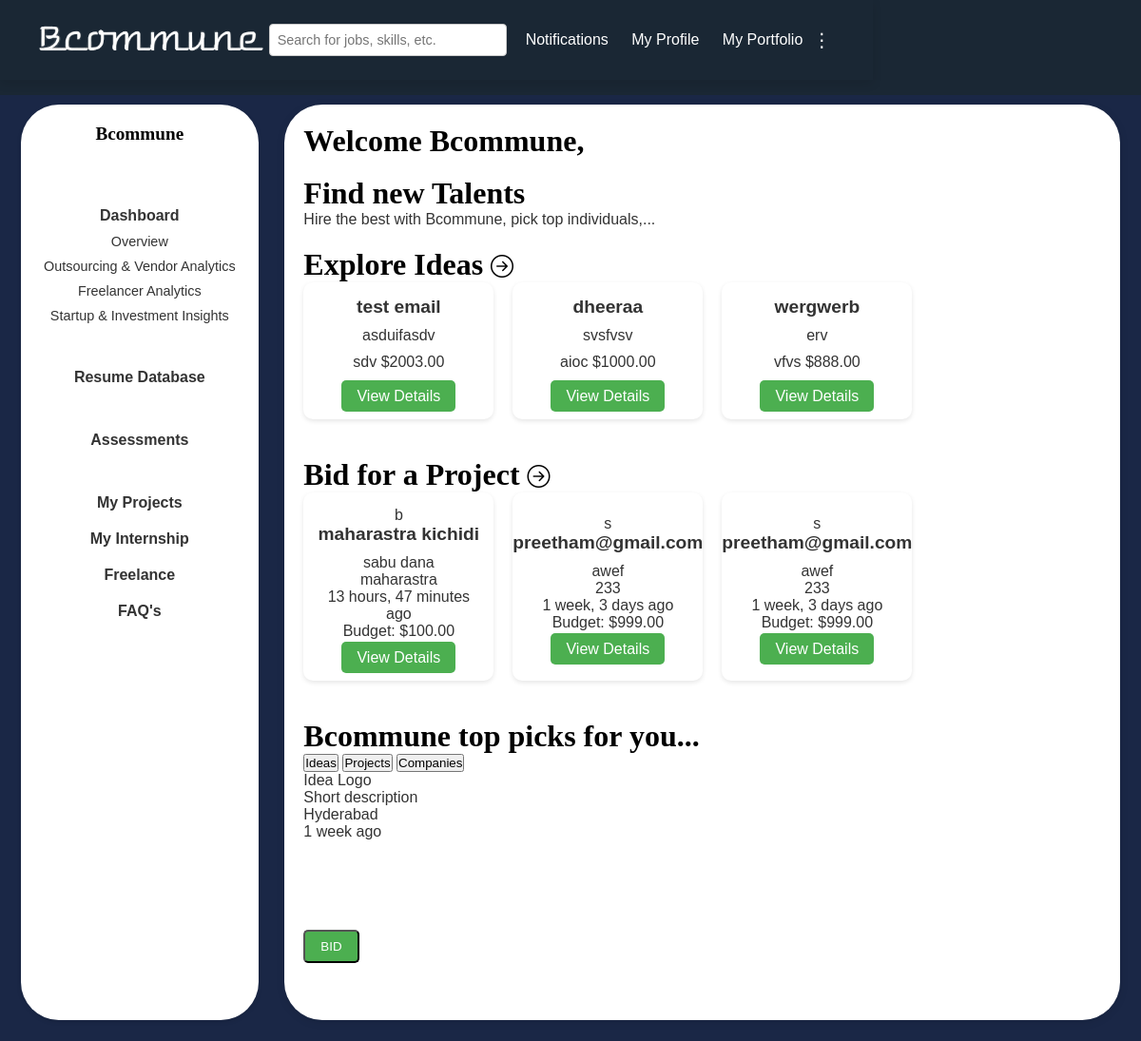
Page /company/dashboard/ (signed in) on the committed database.
### users/models.py (models this page shows, shortened)
class CustomUser(AbstractUser):
    USER_TYPE_CHOICES = (
        ('individual', 'Individual'),
        ('company', 'Company'),
    )
    user_type = models.CharField(max_length=10, choices=USER_TYPE_CHOICES, default='company')
    company_name = models.CharField(max_length=255, null=True, blank=True)
    company_website = models.URLField(max_length=200, null=True, blank=True)
    industry = models.CharField(max_length=100, null=True, blank=True)
    company_size = models.CharField(max_length=20, null=True, blank=True)
    company_type = models.CharField(max_length=255, null=True, blank=True)
    designation = models.CharField(max_length=255, null=True, blank=True)
    phone_number = models.CharField(max_length=15, null=True, blank=True)
    bcommune_profile = models.URLField(null=True, blank=True)
    profile_picture = models.ImageField(upload_to='profile_pics/', blank=True, null=True)
    about_company = models.TextField(null=True, blank=True)  # About the Company
    founding_year = models.PositiveIntegerField(null=True, blank=True)  # Establishment Year
    headquarters = models.CharField(max_length=255, null=True, blank=True)  # Headquarters Location
    branches = models.TextField(null=True, blank=True)
    business_registration_number = models.CharField(max_length=100, null=True, blank=True)
    legal_structure = models.CharField(
        max_length=50,
        choices=[
            ('LLP', 'LLP'),
            ('Pvt Ltd', 'Private Limited'),
            ('Partnership', 'Partnership'),
            ('Sole Proprietorship', 'Sole Proprietorship'),
            ('Others', 'Others'),
        ],
        null=True,
        blank=True
    )
    core_services = models.TextField(null=True, blank=True)
    social_media_links = models.JSONField(default=dict, blank=True)  # Example: {"facebook": "", "linkedin": "", "twitter": ""}
    portfolio = models.TextField(null=True, blank=True)

class Idea(models.Model):
    title = models.CharField(max_length=200)
    patent_number = models.CharField(max_length=100, blank=True, null=True)
    brief_description = models.TextField()
    application_number = models.CharField(max_length=100, blank=True, null=True)
    problem_statement = models.TextField()
    solution = models.TextField()
    visibility = models.CharField(max_length=10, choices=[('public', 'Public'), ('private', 'Private')])
    details = models.TextField(blank=True, null=True)
    fund = models.DecimalField(max_digits=10, decimal_places=2, blank=True, null=True)
    category = models.CharField(max_length=100)
    photo = models.ImageField(upload_to='idea_photos/', blank=True, null=True)
    video = models.FileField(upload_to='idea_videos/', blank=True, null=True)
    team_info = models.TextField(blank=True, null=True)
    created_at = models.DateTimeField(auto_now_add=True)
    email = models.EmailField(null=True, blank=True)

class Project(models.Model):
    company = models.ForeignKey(settings.AUTH_USER_MODEL, on_delete=models.CASCADE)
    title = models.CharField(max_length=200)
    description = models.TextField()
    project_type = models.CharField(max_length=100)
    industry = models.CharField(max_length=100)
    budget = models.DecimalField(max_digits=15, decimal_places=2)
    timeline = models.DateField()
    location = models.CharField(max_length=200, blank=True, null=True)
    expertise_required = models.TextField()
    payment_terms = models.TextField()
    nda_required = models.BooleanField(default=False)
    confidentiality_required = models.BooleanField(default=False)
    ip_rights_required = models.BooleanField(default=False)
    custom_field = models.CharField(max_length=200, blank=True, null=True)
    created_at = models.DateTimeField(auto_now_add=True)

### users/views.py (the view)
# urls.py: path('company/dashboard/', views.company_dashboard, name='company_dashboard'),
@login_required
def company_dashboard(request):
    if request.user.user_type != 'company':
        return redirect('company_login')
    ideas = Idea.objects.all().order_by('-created_at')[:3]
    recent_projects = Project.objects.exclude(company=request.user).order_by('-created_at')[:3]
    my_projects = Project.objects.filter(company=request.user).order_by('-created_at')[:3]
    context = {
        'ideas': ideas,
        'recent_projects': recent_projects,
        'my_projects': my_projects,
        'company_name': request.user.company_name,
    }
    return render(request, 'company_dashboard.html', context)

### users/templates/company_dashboard.html (shortened to what this page needs)
{% load static %}
<!DOCTYPE html>
<html lang="en">
<head>
    <link rel="stylesheet" href="{% static 'css/common.css'%}">
    <link rel="stylesheet" href="{% static 'css/homec.css'%}">
    <link href="https://cdn.jsdelivr.net/npm/bootstrap-icons/font/bootstrap-icons.css" rel="stylesheet">
</head>
<body>
  {% include 'header2.html' %}
    <div class="main-container">
        {% include 'sidebarcompany.html' %}
        <div class="content">
            <h1>Welcome {{ user.company_name }},</h1>
            <br>
            <h2>Find new Talents</h2>
            <p style="margin-bottom: 20px;">Hire the best with Bcommune, pick top individuals,...</p>
            <section class="idea-explore">
              <h2>
                <a href="{% url 'explore_all_ideas' %}" class="section-heading">
                  Explore Ideas
                  <i class="bi bi-arrow-right-circle" style="font-size: 1.5rem;"></i>
                </a>
              </h2>
              <div class="idea-cards">
                  {% for idea in ideas %}
                      <div class="idea-card">
                          <div class="idea-content">
                              <h3>{{ idea.title }}</h3>
                              <p>{{ idea.brief_description|truncatechars:100 }}</p>
                              <div class="idea-meta">
                                  <span class="category">{{ idea.category }}</span>
                                  <span class="fund">${{ idea.fund }}</span>
                              </div>
                              <br>
                              <a href="{% url 'idea_detail' idea.id %}" class="view-details-btn">View Details</a>
                          </div>
                      </div>
                  {% empty %}
                      <p>No ideas available to display.</p>
                  {% endfor %}
              </div>
          </section>
          <section class="bid-project">
            <h2>
                <a href="{% url 'myprojects' %}" class="section-heading">
                  Bid for a Project
                  <i class="bi bi-arrow-right-circle" style="font-size: 1.5rem;"></i>
                </a>
            </h2>
            <div class="bid-cards">
                {% for project in recent_projects %}
                    <div class="bid-card">
                        <div class="bid-logo">
                            {% if project.company.logo %}
                                <img src="{{ project.company.logo.url }}" alt="Company Logo">
                            {% else %}
                                {{ project.company.company_name|make_list|first }}
                            {% endif %}
                        </div>
                        <h3>{{ project.title }}</h3>
                        <p>{{ project.description|truncatechars:50 }}<br>{{ project.location }}</p>
                        <p>{{ project.created_at|timesince }} ago</p>
                        <p>Budget: ${{ project.budget }}</p>
                        <div class="bid-buttons">
                            <a href="{% url 'explore_projects' %}?selected_project={{ project.id }}" class="bid-button">View Details</a>
                        </div>
                    </div>
                {% empty %}
                    <p>No projects available</p>
                {% endfor %}
            </div>
        </section>
            <section class="top-picks">
              <h2>Bcommune top picks for you...</h2>
                <div class="top-buttons">
                  <button class="top-button">Ideas</button>
                  <button class="top-button">Projects</button>
                  <button class="top-button">Companies</button>
                </div>
              <div class="top-cards">
                <div class="top-card">
                  <div class="top-logo">Idea Logo</div>
                  <p>Short description<br>Hyderabad</p>
                  <p>1 week ago</p>
                  <div class="bid-buttons">
                    <button class="bid-button"> BID </button>
                  </div>
                </div>
              </div>
            </section>
        </div>
</body>
</html>

### users/templates/sidebarcompany.html
{%load static%}
<div class="sidebar">
    <a href="{% url 'company_profile' %}" style=" text-decoration: none;" ><h2>{{ user.company_name }}</h2></a>
    <br><br>
    <h4>
      <a href="#" style="text-decoration: none; color: inherit;">Dashboard</a>
    </h4>
    <ul>
        <li>
          <a href="#" style="text-decoration: none; color: inherit;">Overview</a>
        </li>
        <li>
          <a href="#" style="text-decoration: none; color: inherit;">Outsourcing & Vendor Analytics</a>
        </li>
        <li>
          <a href="#" style="text-decoration: none; color: inherit;">Freelancer Analytics</a>
        </li>
        <li>
          <a href="#" style="text-decoration: none; color: inherit;">Startup & Investment Insights</a>
        </li>
    </ul>
    <br>
    <h4>
      <a href="{%url 'resume_database'%}" style="text-decoration: none; color: inherit;">Resume Database</a>
    </h4>
    <br>
    <h4>
      <a href="#" style="text-decoration: none; color: inherit;">Assessments</a>
    </h4>
    <br>
    <h4>
      <a href="{% url 'myprojects' %}" style="text-decoration: none; color: inherit;">My Projects</a>
    </h4>
    <h4>
      <a href="{%url 'myinternships'%}" style="text-decoration: none; color: inherit;">My Internship</a>
    </h4>
    <h4>
      <a href="{%url 'freelance'%}" style="text-decoration: none; color: inherit;">Freelance</a>
    </h4>
    <h4>
      <a href="{% url 'faq' %}" style="text-decoration: none; color: inherit;">FAQ's</a>
    </h4>
</div>

### static/css/common.css (style rules this page uses)
* { margin: 0; padding: 0; box-sizing: border-box; font-family: Arial, sans-serif; }
body { background-color: #1a2734; color: #333; font-family: Arial, sans-serif; min-height: 100vh; display: flex; flex-direction: column; margin: 0; }
.sidebar { background-color: white; padding: 20px; width: 250px; min-height: calc(100vh - 30px); margin-right: 0.2cm; border-radius: 40px; text-align: center; box-shadow: 0 2px 5px rgba(0, 0, 0, 0.1); flex-shrink: 0; margin-left: 1%; margin-bottom: 1%; }
.sidebar h2 { font-size: 1.2rem; margin-bottom: 10px; }
.sidebar h4 { margin: 20px 0 10px; font-size: 1rem; }
.sidebar ul { list-style: none; padding: 0; }
.sidebar ul li { margin: 10px 0; font-size: 0.9rem; cursor: pointer; }
.main-container { display: flex; flex-wrap: wrap; justify-content: space-between; padding: 10px; background-color: #1a2746; margin-top: 100px; gap: 20px; }
.content { flex: 1; padding: 20px; background-color: white; border-radius: 40px; box-shadow: 0 2px 10px rgba(0, 0, 0, 0.1); margin-bottom: 1%; margin-right: 1%; }

### static/css/homec.css (style rules this page uses)
.idea-explore, .bid-project, .top-picks { margin-bottom: 40px; }
h1, h2 { font-size: 2rem; font-family: Cambria, Cochin, Georgia, Times, 'Times New Roman', serif; color: black; }
a.section-heading { color: black; text-decoration: none; font-family: Cambria, Cochin, Georgia, Times, 'Times New Roman', serif; font-weight: bold; }
.idea-cards, .bid-cards { display: flex; flex-wrap: wrap; gap: 20px; }
.idea-card, .bid-card { background-color: white; padding: 15px; border-radius: 10px; box-shadow: 0 2px 5px rgba(0, 0, 0, 0.1); width: 200px; align-items: center; display: flex; flex-direction: column; justify-content: center; text-align: center; }
.idea-card h3, .bid-card h3 { font-size: 1.2rem; color: #333; margin-bottom: 10px; }
.idea-meta, .bid-buttons { margin-top: 10px; }
.view-details-btn, .bid-button { background-color: #4CAF50; color: white; text-decoration: none; margin-top: 10%; padding: 8px 16px; border-radius: 5px; }

### rows in the picture
CustomUser: company_name "Bcommune"
Idea: title "test email", brief_description "asduifasdv", category "sdv", fund "2003.00"
Idea: title "dheeraa", brief_description "svsfvsv", category "aioc", fund "1000.00"
Idea: title "wergwerb", brief_description "erv", category "vfvs", fund "888.00"
Project: company.company_name|make_list "b", title "maharastra kichidi", description "sabu dana", location "maharastra", created_at "13 hours, 47 minutes", budget "100.00"
Project: company.company_name|make_list "s", title "preetham@gmail.com", description "awef", location "233", created_at "1 week, 3 days", budget "999.00"
Project: company.company_name|make_list "s", title "preetham@gmail.com", description "awef", location "233", created_at "1 week, 3 days", budget "999.00"
